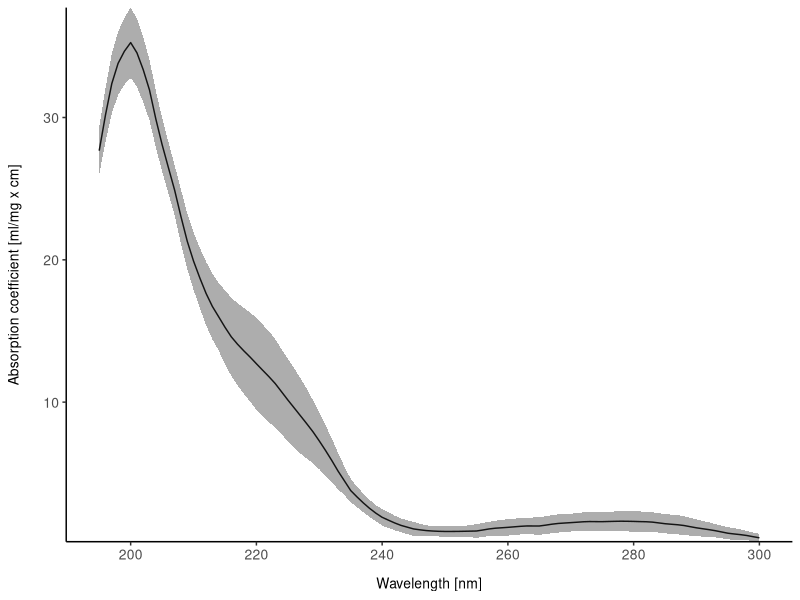
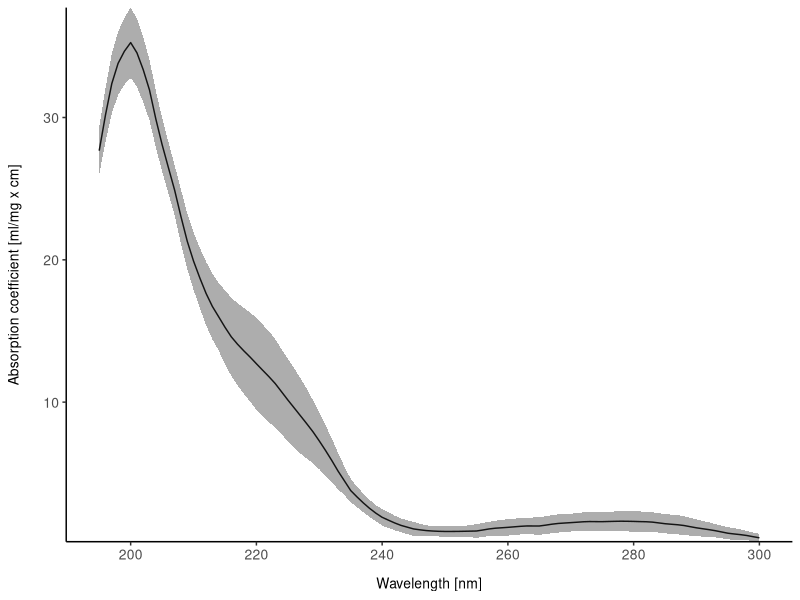

These figures' R source, in order:
library(tidyverse)

# protein absorption data frame; data available from https://github.com/lennijusten/protein-absorbance ; See file "data-table.csv"
pa <- read.csv("../data/protein-absorption-data-table.csv")

str(pa) # check column names

plot <- ggplot(pa, aes(x = Wavelength, y = Mean.Absorption.Coefficient)) +
  geom_line() +
  geom_ribbon(aes(ymin = Mean.Absorption.Coefficient - Absorption.Coefficient.Std.Dev, ymax = Mean.Absorption.Coefficient + Absorption.Coefficient.Std.Dev), alpha=0.4) +
  scale_x_continuous(breaks = seq(from = 200, to = 320, by = 20)) +
  scale_y_continuous(expand = c(0,0)) +
  labs(x = "Wavelength [nm]",
       y = "Absorption coefficient [ml/mg x cm]") +
  theme_classic() +
  theme(axis.text = element_text(size = 10), # Increase tick label font size
        axis.title.x = element_text(size = 10, margin = margin(t = 10)), # Increase X axis label font size and add space
        axis.title.y = element_text(size = 10, margin = margin(r = 15))  # Increase Y axis label font size and add space
  )

plot

ggsave("../figure image files/protein_absorption.png", plot, unit = "mm", width = 100, height = 75, dpi = 600)